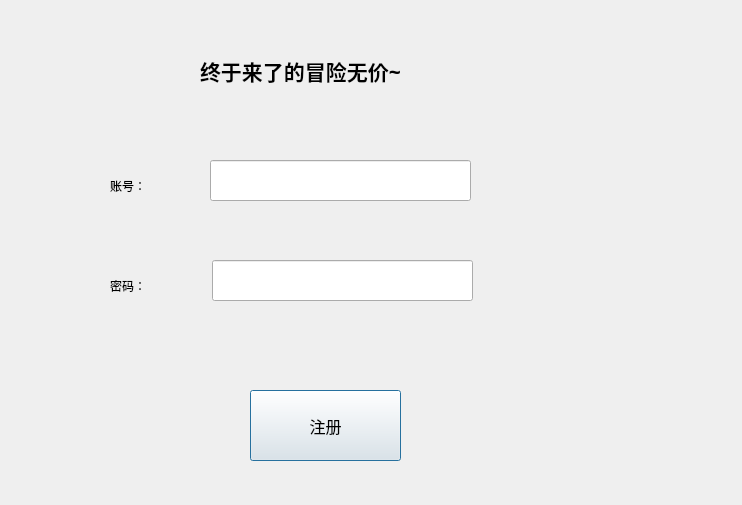
<?xml version="1.0" encoding="UTF-8"?>
<ui version="4.0">
 <class>Register</class>
 <widget class="QDialog" name="Register">
  <property name="geometry">
   <rect>
    <x>0</x>
    <y>0</y>
    <width>742</width>
    <height>505</height>
   </rect>
  </property>
  <property name="windowTitle">
   <string>Dialog</string>
  </property>
  <widget class="QLabel" name="label">
   <property name="geometry">
    <rect>
     <x>200</x>
     <y>20</y>
     <width>311</width>
     <height>101</height>
    </rect>
   </property>
   <property name="font">
    <font>
     <family>Adobe Devanagari</family>
     <pointsize>16</pointsize>
     <weight>75</weight>
     <bold>true</bold>
    </font>
   </property>
   <property name="text">
    <string>终于来了的冒险无价~</string>
   </property>
  </widget>
  <widget class="QPushButton" name="pushButton">
   <property name="geometry">
    <rect>
     <x>250</x>
     <y>390</y>
     <width>151</width>
     <height>71</height>
    </rect>
   </property>
   <property name="font">
    <font>
     <family>Adobe Devanagari</family>
     <pointsize>12</pointsize>
    </font>
   </property>
   <property name="text">
    <string>注册</string>
   </property>
  </widget>
  <widget class="QLabel" name="label_2">
   <property name="geometry">
    <rect>
     <x>110</x>
     <y>170</y>
     <width>71</width>
     <height>31</height>
    </rect>
   </property>
   <property name="text">
    <string>账号：</string>
   </property>
  </widget>
  <widget class="QLabel" name="label_3">
   <property name="geometry">
    <rect>
     <x>110</x>
     <y>270</y>
     <width>61</width>
     <height>31</height>
    </rect>
   </property>
   <property name="text">
    <string>密码：</string>
   </property>
  </widget>
  <widget class="QLineEdit" name="admin">
   <property name="geometry">
    <rect>
     <x>210</x>
     <y>160</y>
     <width>261</width>
     <height>41</height>
    </rect>
   </property>
  </widget>
  <widget class="QLineEdit" name="pwd">
   <property name="geometry">
    <rect>
     <x>212</x>
     <y>260</y>
     <width>261</width>
     <height>41</height>
    </rect>
   </property>
  </widget>
 </widget>
 <resources/>
 <connections/>
</ui>
